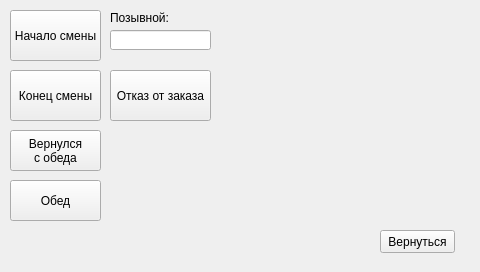
<?xml version="1.0" encoding="UTF-8"?>
<ui version="4.0">
 <class>SettingsForm</class>
 <widget class="QWidget" name="SettingsForm">
  <property name="windowModality">
   <enum>Qt::WindowModal</enum>
  </property>
  <property name="geometry">
   <rect>
    <x>0</x>
    <y>0</y>
    <width>480</width>
    <height>272</height>
   </rect>
  </property>
  <property name="sizePolicy">
   <sizepolicy hsizetype="Fixed" vsizetype="Fixed">
    <horstretch>0</horstretch>
    <verstretch>0</verstretch>
   </sizepolicy>
  </property>
  <property name="windowTitle">
   <string>SettingsForm</string>
  </property>
  <property name="autoFillBackground">
   <bool>true</bool>
  </property>
  <widget class="QPushButton" name="exitButton">
   <property name="geometry">
    <rect>
     <x>380</x>
     <y>230</y>
     <width>75</width>
     <height>23</height>
    </rect>
   </property>
   <property name="text">
    <string>Вернуться</string>
   </property>
  </widget>
  <widget class="QPushButton" name="dinnerStart">
   <property name="geometry">
    <rect>
     <x>10</x>
     <y>180</y>
     <width>91</width>
     <height>41</height>
    </rect>
   </property>
   <property name="text">
    <string>Обед</string>
   </property>
   <property name="checkable">
    <bool>false</bool>
   </property>
  </widget>
  <widget class="QPushButton" name="dinnerStop">
   <property name="geometry">
    <rect>
     <x>10</x>
     <y>130</y>
     <width>91</width>
     <height>41</height>
    </rect>
   </property>
   <property name="text">
    <string>Вернулся 
с обеда</string>
   </property>
  </widget>
  <widget class="QPushButton" name="dutyStop">
   <property name="geometry">
    <rect>
     <x>10</x>
     <y>70</y>
     <width>91</width>
     <height>51</height>
    </rect>
   </property>
   <property name="text">
    <string>Конец смены</string>
   </property>
  </widget>
  <widget class="QLineEdit" name="lineEdit">
   <property name="geometry">
    <rect>
     <x>110</x>
     <y>30</y>
     <width>101</width>
     <height>20</height>
    </rect>
   </property>
   <property name="keyboard" stdset="0">
    <bool>true</bool>
   </property>
  </widget>
  <widget class="QPushButton" name="dutyStart">
   <property name="geometry">
    <rect>
     <x>10</x>
     <y>10</y>
     <width>91</width>
     <height>51</height>
    </rect>
   </property>
   <property name="text">
    <string>Начало смены</string>
   </property>
   <property name="checkable">
    <bool>false</bool>
   </property>
   <property name="autoDefault">
    <bool>false</bool>
   </property>
   <property name="default">
    <bool>false</bool>
   </property>
   <property name="flat">
    <bool>false</bool>
   </property>
  </widget>
  <widget class="QLabel" name="label_2">
   <property name="geometry">
    <rect>
     <x>110</x>
     <y>10</y>
     <width>71</width>
     <height>16</height>
    </rect>
   </property>
   <property name="text">
    <string>Позывной:</string>
   </property>
  </widget>
  <widget class="QPushButton" name="refuseButton">
   <property name="geometry">
    <rect>
     <x>110</x>
     <y>70</y>
     <width>101</width>
     <height>51</height>
    </rect>
   </property>
   <property name="text">
    <string>Отказ от заказа</string>
   </property>
  </widget>
 </widget>
 <layoutdefault spacing="6" margin="11"/>
 <resources/>
 <connections>
  <connection>
   <sender>exitButton</sender>
   <signal>clicked()</signal>
   <receiver>SettingsForm</receiver>
   <slot>close()</slot>
   <hints>
    <hint type="sourcelabel">
     <x>218</x>
     <y>163</y>
    </hint>
    <hint type="destinationlabel">
     <x>206</x>
     <y>108</y>
    </hint>
   </hints>
  </connection>
  <connection>
   <sender>lineEdit</sender>
   <signal>textChanged(QString)</signal>
   <receiver>SettingsForm</receiver>
   <slot>newDriverName(QString)</slot>
   <hints>
    <hint type="sourcelabel">
     <x>138</x>
     <y>45</y>
    </hint>
    <hint type="destinationlabel">
     <x>281</x>
     <y>58</y>
    </hint>
   </hints>
  </connection>
  <connection>
   <sender>dutyStart</sender>
   <signal>clicked()</signal>
   <receiver>SettingsForm</receiver>
   <slot>dutyStart()</slot>
   <hints>
    <hint type="sourcelabel">
     <x>44</x>
     <y>38</y>
    </hint>
    <hint type="destinationlabel">
     <x>307</x>
     <y>92</y>
    </hint>
   </hints>
  </connection>
  <connection>
   <sender>dutyStop</sender>
   <signal>clicked()</signal>
   <receiver>SettingsForm</receiver>
   <slot>dutyStop()</slot>
   <hints>
    <hint type="sourcelabel">
     <x>22</x>
     <y>94</y>
    </hint>
    <hint type="destinationlabel">
     <x>166</x>
     <y>141</y>
    </hint>
   </hints>
  </connection>
  <connection>
   <sender>dinnerStop</sender>
   <signal>clicked()</signal>
   <receiver>SettingsForm</receiver>
   <slot>dinnerStop()</slot>
   <hints>
    <hint type="sourcelabel">
     <x>33</x>
     <y>167</y>
    </hint>
    <hint type="destinationlabel">
     <x>168</x>
     <y>207</y>
    </hint>
   </hints>
  </connection>
  <connection>
   <sender>dinnerStart</sender>
   <signal>clicked()</signal>
   <receiver>SettingsForm</receiver>
   <slot>dinnerStop()</slot>
   <hints>
    <hint type="sourcelabel">
     <x>34</x>
     <y>209</y>
    </hint>
    <hint type="destinationlabel">
     <x>123</x>
     <y>240</y>
    </hint>
   </hints>
  </connection>
 </connections>
 <slots>
  <slot>newDriverName(QString)</slot>
  <slot>dutyStart()</slot>
  <slot>dutyStop()</slot>
  <slot>dinnerStart()</slot>
  <slot>dinnerStop()</slot>
 </slots>
</ui>
